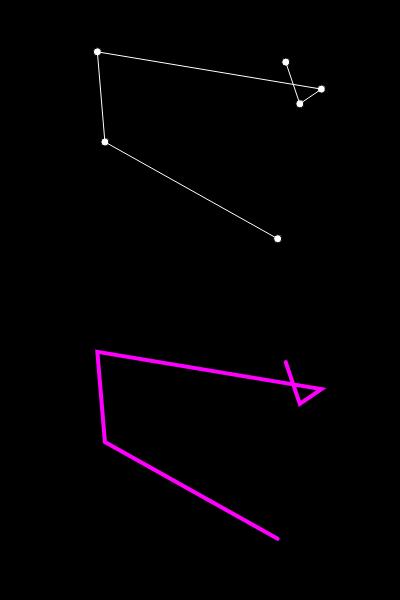
Frame 1 (no input)
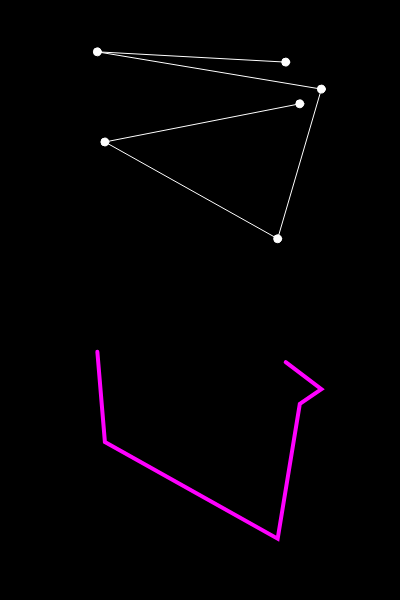
Frame 60 (no input)
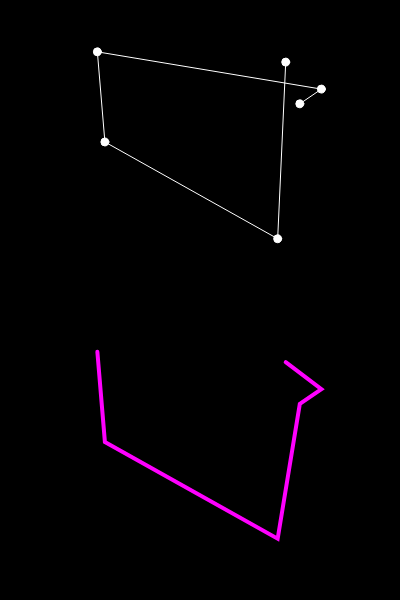
Frame 120 (the mouse pressed at the canvas centre since frame 60)

The p5.js sketch that drew these frames (run headless with seeded random() and noise() and a simulated clock; from frame 60 on, the mouse is pressed at the canvas centre):

// p5.js sketch
// ── sketch.js
let cities = [];
let totalCities = 6;

let order = [];

let recordDistance;
let bestOrder;

let totalPermutations;
let count = 0;

let statusDiv;

function setup() {
  createCanvas(400, 600);
  for(let i = 0; i < totalCities; i++){
    let v = createVector(random(width), random(height/2));
    cities[i] = v;
    order[i] = i;
  }

  recordDistance = calcDist();
  bestOrder = order.slice();

  totalPermutations = factorial(totalCities);
  statusDiv = createDiv("");
  statusDiv.position(10, height + 10);
  statusDiv.style('font-size', '16px');
  statusDiv.style('font-family','Ubuntu, sans-serif');
}

function draw() {
  background(0);
  display();
  displayBest();

  let d = calcDist();
  if(d < recordDistance){
    recordDistance = d;
    bestOrder = order.slice();
  }

  nextOrder();
  displayNextOrder();
}

function display() {
  fill(255);
  for(let i = 0; i < cities.length; i++){
    ellipse(cities[i].x, cities[i].y, 8, 8);
  }
  stroke(255);
  strokeWeight(1);
  noFill();
  beginShape();
  for(let i = 0; i < order.length; i++){
    vertex(cities[order[i]].x, cities[order[i]].y);
  }
  endShape();
}

function displayBest(){
  push();
  translate(0, height/2);
  stroke(255, 0, 255);
  strokeWeight(4);
  noFill();
  beginShape();
  for(let i = 0; i < bestOrder.length; i++){
    vertex(cities[bestOrder[i]].x, cities[bestOrder[i]].y);
  }
  endShape();
  pop();
}

function swap(a, i, j){
  let tmp = a[i];
  a[i] = a[j];
  a[j] = tmp;
}

function calcDist(){
  let sum = 0;
  for(let i = 0; i < order.length-1; i++){
    let d = dist(cities[order[i]].x, cities[order[i]].y, cities[order[i+1]].x, cities[order[i+1]].y);
    sum += d;
  }
  return sum;
}

//lexicographical order algorithm
//see ./lexicographical_order
//https://www.quora.com/How-would-you-explain-an-algorithm-that-generates-permutations-using-lexicographic-ordering
function nextOrder(){
  count++;

  //step 1
  let largestI = -1;
  for(let i = 0; i < order.length-1; i++){
    if(order[i] < order[i + 1]){
      largestI = i;
    }
  }

  if(largestI == -1){
    noLoop();
    return;
  }

  //step 2
  let largestJ = -1;
  for(let j = 0; j < order.length; j++){
    if(order[largestI] < order[j]){
      largestJ = j;
    }
  }

  //step 3
  swap(order, largestI, largestJ);

  //step 4
  let endArray = order.splice(largestI+1);
  endArray.reverse();
  order = order.concat(endArray);
}

function displayNextOrder(){
  let s = '';
  for(let i = 0; i < order.length; i++){
    s += order[i];
    //s = order[i] + s;
  }
  let percent = 100 * (count / totalPermutations);
  statusDiv.html(
    "Number of points: " + totalCities + "<br>" +
    "Total permutations: " + totalPermutations +  "<br>" +
    "Min distance: " + round(recordDistance) + " px" + "<br>" +
    "Lexicographical order: " + s + "<br>" +
    "Progress: " + nf(percent, 0, 2) +  "%"
  );
}

function factorial(n){
  if(n <= 1){
    return 1;
  }else{
    return n * factorial(n - 1);
  }
}
